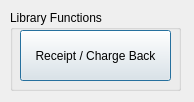
<?xml version="1.0" encoding="UTF-8"?>
<ui version="4.0">
 <class>LibraryManager</class>
 <widget class="QDialog" name="LibraryManager">
  <property name="geometry">
   <rect>
    <x>0</x>
    <y>0</y>
    <width>194</width>
    <height>102</height>
   </rect>
  </property>
  <property name="windowTitle">
   <string>Library</string>
  </property>
  <widget class="QGroupBox" name="groupBox">
   <property name="geometry">
    <rect>
     <x>10</x>
     <y>10</y>
     <width>171</width>
     <height>81</height>
    </rect>
   </property>
   <property name="title">
    <string>Library Functions</string>
   </property>
   <widget class="QPushButton" name="receiptChargeBackButton">
    <property name="geometry">
     <rect>
      <x>10</x>
      <y>20</y>
      <width>151</width>
      <height>51</height>
     </rect>
    </property>
    <property name="text">
     <string>Receipt / Charge Back</string>
    </property>
   </widget>
  </widget>
 </widget>
 <resources/>
 <connections/>
</ui>
